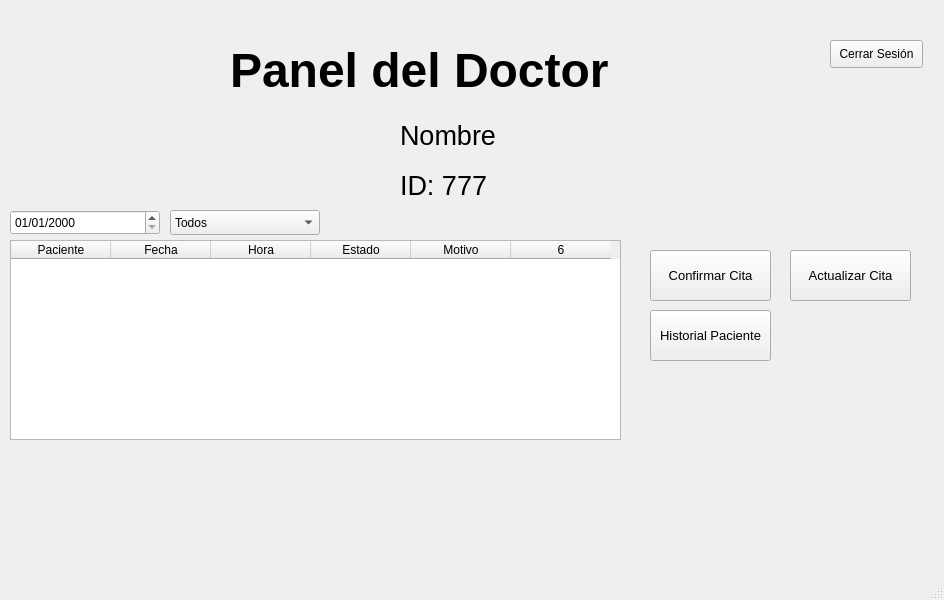
<?xml version="1.0" encoding="UTF-8"?>
<ui version="4.0">
 <class>MainWindow</class>
 <widget class="QMainWindow" name="MainWindow">
  <property name="geometry">
   <rect>
    <x>0</x>
    <y>0</y>
    <width>944</width>
    <height>600</height>
   </rect>
  </property>
  <property name="windowTitle">
   <string>MainWindow</string>
  </property>
  <widget class="QWidget" name="centralwidget">
   <widget class="QLabel" name="lb_title">
    <property name="geometry">
     <rect>
      <x>230</x>
      <y>40</y>
      <width>561</width>
      <height>61</height>
     </rect>
    </property>
    <property name="font">
     <font>
      <pointsize>36</pointsize>
      <weight>75</weight>
      <bold>true</bold>
     </font>
    </property>
    <property name="text">
     <string>Panel del Doctor</string>
    </property>
   </widget>
   <widget class="QLabel" name="lb_name_title">
    <property name="geometry">
     <rect>
      <x>400</x>
      <y>110</y>
      <width>121</width>
      <height>51</height>
     </rect>
    </property>
    <property name="font">
     <font>
      <pointsize>20</pointsize>
     </font>
    </property>
    <property name="text">
     <string>Nombre</string>
    </property>
   </widget>
   <widget class="QLabel" name="lb_id_title">
    <property name="geometry">
     <rect>
      <x>400</x>
      <y>160</y>
      <width>121</width>
      <height>51</height>
     </rect>
    </property>
    <property name="font">
     <font>
      <pointsize>20</pointsize>
     </font>
    </property>
    <property name="text">
     <string>ID: 777</string>
    </property>
   </widget>
   <!-- Add date filter -->
   <widget class="QDateEdit" name="date_filter">
    <property name="geometry">
     <rect>
      <x>10</x>
      <y>210</y>
      <width>150</width>
      <height>25</height>
     </rect>
    </property>
    <property name="displayFormat">
     <string>dd/MM/yyyy</string>
    </property>
   </widget>
   <!-- Add status filter -->
   <widget class="QComboBox" name="cb_status_filter">
    <property name="geometry">
     <rect>
      <x>170</x>
      <y>210</y>
      <width>150</width>
      <height>25</height>
     </rect>
    </property>
    <item>
     <property name="text">
      <string>Todos</string>
     </property>
    </item>
    <item>
     <property name="text">
      <string>Pendiente</string>
     </property>
    </item>
    <item>
     <property name="text">
      <string>Confirmada</string>
     </property>
    </item>
    <item>
     <property name="text">
      <string>Cancelada</string>
     </property>
    </item>
   </widget>
   <widget class="QTableWidget" name="tb_doctor_appointments">
    <property name="geometry">
     <rect>
      <x>10</x>
      <y>240</y>
      <width>611</width>
      <height>200</height>
     </rect>
    </property>
    <property name="rowCount">
     <number>0</number>
    </property>
    <property name="columnCount">
     <number>6</number>
    </property>
    <column>
     <property name="text">
      <string>Paciente</string>
     </property>
    </column>
    <column>
     <property name="text">
      <string>Fecha</string>
     </property>
    </column>
    <column>
     <property name="text">
      <string>Hora</string>
     </property>
    </column>
    <column>
     <property name="text">
      <string>Estado</string>
     </property>
    </column>
    <column>
     <property name="text">
      <string>Motivo</string>
     </property>
    </column>
    <column/>
   </widget>
   <widget class="QPushButton" name="bt_confirm_appointment">
    <property name="geometry">
     <rect>
      <x>650</x>
      <y>250</y>
      <width>121</width>
      <height>51</height>
     </rect>
    </property>
    <property name="font">
     <font>
      <pointsize>10</pointsize>
     </font>
    </property>
    <property name="text">
     <string>Confirmar Cita</string>
    </property>
   </widget>
   <widget class="QPushButton" name="bt_update_appointment">
    <property name="geometry">
     <rect>
      <x>790</x>
      <y>250</y>
      <width>121</width>
      <height>51</height>
     </rect>
    </property>
    <property name="font">
     <font>
      <pointsize>10</pointsize>
     </font>
    </property>
    <property name="text">
     <string>Actualizar Cita</string>
    </property>
   </widget>
   <!-- Patient history button -->
   <widget class="QPushButton" name="bt_patient_history">
    <property name="geometry">
     <rect>
      <x>650</x>
      <y>310</y>
      <width>121</width>
      <height>51</height>
     </rect>
    </property>
    <property name="font">
     <font>
      <pointsize>10</pointsize>
     </font>
    </property>
    <property name="text">
     <string>Historial Paciente</string>
    </property>
   </widget>
   <!-- Add logout button -->
   <widget class="QPushButton" name="bt_logout">
    <property name="geometry">
     <rect>
      <x>830</x>
      <y>40</y>
      <width>93</width>
      <height>28</height>
     </rect>
    </property>
    <property name="text">
     <string>Cerrar Sesión</string>
    </property>
   </widget>
  </widget>
  <widget class="QMenuBar" name="menubar">
   <property name="geometry">
    <rect>
     <x>0</x>
     <y>0</y>
     <width>944</width>
     <height>26</height>
    </rect>
   </property>
  </widget>
  <widget class="QStatusBar" name="statusbar"/>
 </widget>
 <resources/>
 <connections/>
</ui>
